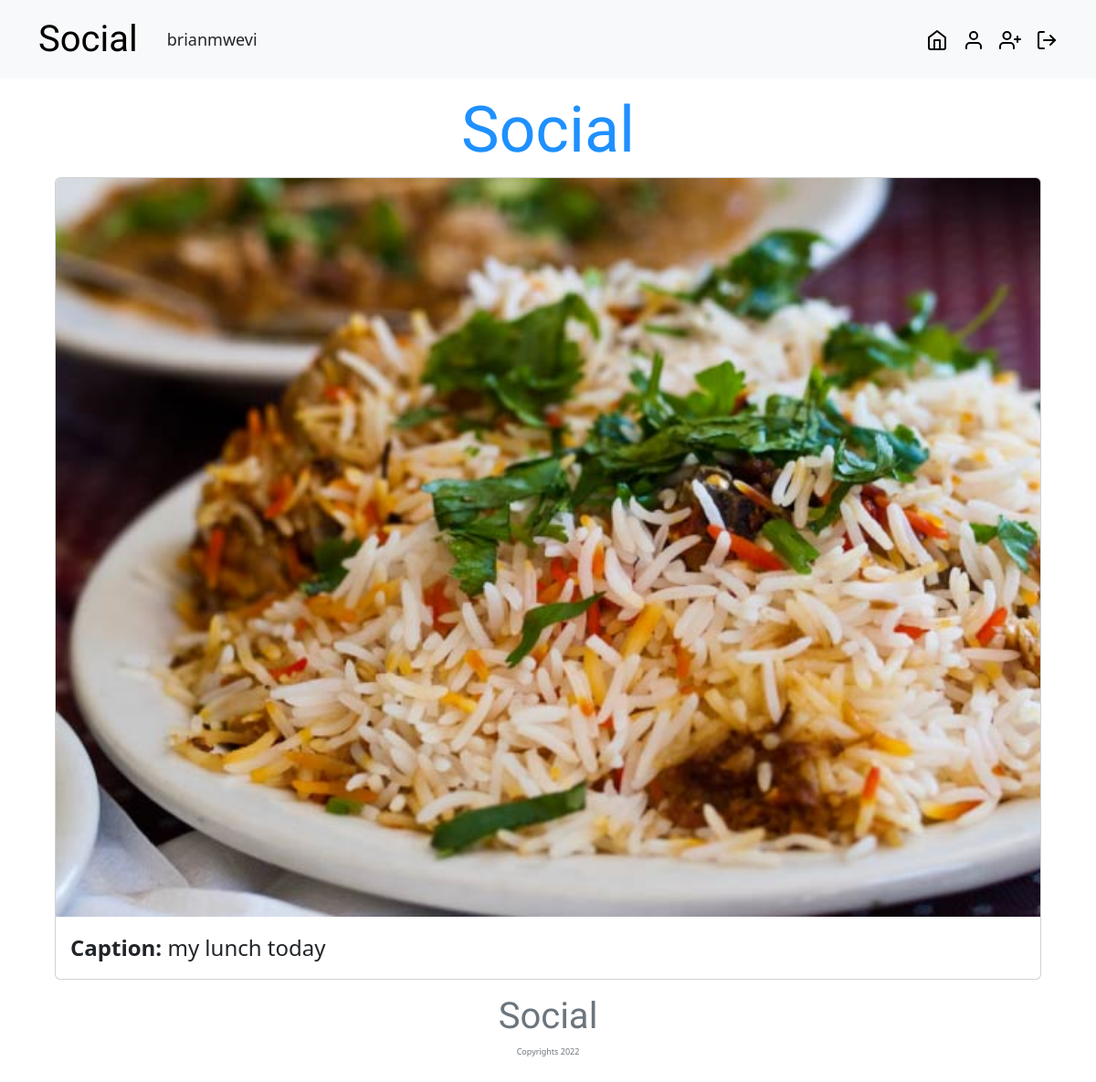
/photo/19/ (signed in), run on the app's committed database.
### socials/models.py (models this page shows, shortened)
class Post(models.Model):
     image = models.ImageField(upload_to='media/',default='')
     imagename = models.CharField(max_length=20)
     caption = models.TextField(max_length=255)
     profile = models.ForeignKey(Profile, on_delete =models.CASCADE)
     created = models.DateTimeField(auto_now_add=True)
     modified =models.DateTimeField(auto_now=True)
     likes = models.ManyToManyField(User, related_name='social_post')
     comments=models.ManyToManyField('Comment', blank=True)

### socials/views.py (the view)
# urls.py: path('photo/<str:pk>/', views.viewPhoto,name='photo'),
@login_required(login_url='login')
def viewPhoto(request,pk):
    images = Post.objects.get(id=pk)
    return render(request,'social/photo.html',{'images':images})

### socials/templates/social/photo.html (shortened to what this page needs)
{% extends 'social/base.html' %} {% block content %}
<nav class="navbar navbar-expand-lg bg-light mb-5 fixed-top">
  <div class="container">
    <a
      href="{% url 'home'%}"
      class="navbar-brand"
      style="font-size: 5vh; font-family: 'Grand Hotel', cursive; color: black"
      >Social</a
    >
    <div class="collapse navbar-collapse" id="navmenu">
      <div class="collapse navbar-collapse" id="navmenu">
        <div class="user-name ms-3">{{ request.user }}</div>
      </div>
      <ul class="navbar-nav ms-auto">
        <li class="nav-item">
          <a href="#" class="nav-link"></a>
        </li>
      </ul>
      <div class="home me-3">
        <a href="{% url 'home' %}"
          ></a>
      </div>
      <div class="profile me-3">
        <a href="{% url 'userprofile' %}">
          <svg
            xmlns="http://www.w3.org/2000/svg"
            width="24"
            height="24"
            viewBox="0 0 24 24"
            fill="none"
            stroke="currentColor"
            stroke-width="2"
            stroke-linecap="round"
            stroke-linejoin="round"
            class="feather feather-user"
          >
            <path d="M20 21v-2a4 4 0 0 0-4-4H8a4 4 0 0 0-4 4v2"></path>
            <circle cx="12" cy="7" r="4"></circle>
          </svg>
        </a>
      </div>
      <div class="add-profile me-3">
        <a href="{% url 'addprofile' %}">
        </a>
      </div>
      <div class="logout">
        <a href="{% url 'logout' %}">
        </a>
      </div>
    </div>
  </div>
</nav>
<div class="title">
  <h1 style="text-align: center">Social</h1>
</div>
<div class="container">
  <div class="card">
    <img src="{{images.image.url}}" class="card-img-top" alt="..." />
    <div class="card-body">
      <p class="card-text">
        <span class="bio">Caption:</span> {{images.caption}}
      </p>
    </div>
  </div>
</div>
{% endblock %}

### socials/templates/social/photo.html (style rules this page uses)
.title { margin-top: 100px; }
h1 { font-family: "Grand Hotel", cursive; font-size: 70px; color: dodgerblue; }
.user-name { font-size: large; }
.logout a { text-decoration: none; color: black; }
.home a { text-decoration: none; color: black; }
.add-profile a { text-decoration: none; color: black; }
.profile a { text-decoration: none; color: black; }
.card { margin-top: 10px; }
.bio { font-weight: bolder; font-size: x-large; }
.card-text { font-size: x-large; }

### data on the page
Post: image (picture), caption "my lunch today"

### other printed values
{{ request.user }} "brianmwevi"
